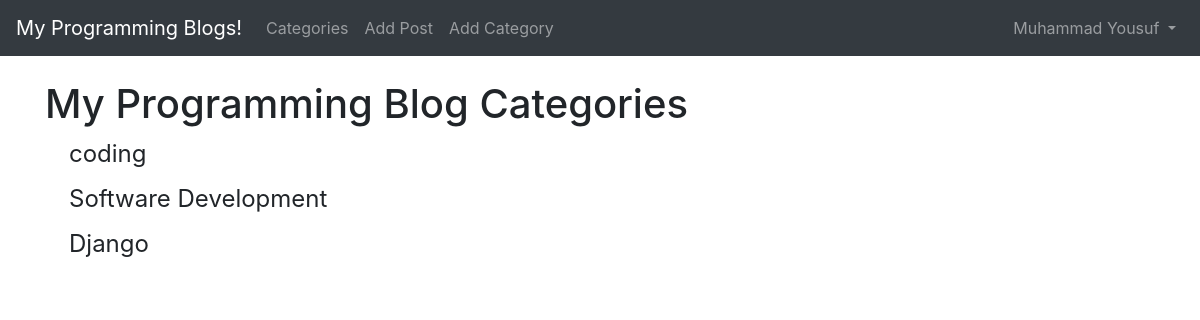
/category-list/ (signed in), run on the app's committed database.
### theblog/models.py (models this page shows, shortened)
class Category(models.Model):
	name = models.CharField(max_length=255)
	def __str__(self):
		return self.name

### theblog/views.py (the view)
# urls.py: path('category-list/', CategoryListView, name='category-list'),
def CategoryListView(request):
	cat_menu_list = Category.objects.all()
	return render(request, 'category_list.html', {'cat_menu_list':cat_menu_list})

### theblog/templates/category_list.html (shortened to what this page needs)
{% extends 'base.html' %}
{% block content %}
	<h1>My Programming Blog Categories</h1>
		{% for item in cat_menu_list %}
           <h4><a class="dropdown-item" href="{% url 'category' item|slugify %}">{{ item }}</a></h4>
        {% endfor %}
{% endblock %}

### theblog/templates/base.html (shortened to what this page needs)
{% load static %}
<!doctype html>
<html lang="en">
  <head>
    <link rel="stylesheet" href="https://stackpath.bootstrapcdn.com/bootstrap/4.4.1/css/bootstrap.min.css">
  </head>
  <body>
    <nav class="navbar navbar-expand-lg navbar-dark bg-dark">
  <a class="navbar-brand" href="{% url 'home' %}">My Programming Blogs!</a>
  <div class="collapse navbar-collapse" id="navbarSupportedContent">
    <ul class="navbar-nav mr-auto">
      {% if cat_menu %}
      <li class="nav-item dropdown">
        <a class="nav-link dropdown-toggle" href="#" id="navbarDropdown" role="button" data-toggle="dropdown" aria-haspopup="true" aria-expanded="false">
          Categories
        </a>
        <div class="dropdown-menu" aria-labelledby="navbarDropdown">
          {% for item in cat_menu %}
           <a class="dropdown-item" href="{% url 'category' item|slugify %}">{{ item }}</a>
          {% endfor %}
        </div>
      </li>
      {% else %}
        <li class="nav-item">
            <a class="nav-link" href="{% url 'category-list' %}">Categories</a>
        </li>
      {% endif %}
      {% if user.is_authenticated %}
        <li class="nav-item">
          <a class="nav-link" href="{% url 'add_post' %}">Add Post</a>
        </li>
        <li class="nav-item">
          <a class="nav-link" href="{% url 'add_category' %}">Add Category</a>
        </li>
      {% endif %}
    </ul>
{% if user.is_authenticated %}
    <ul class="navbar-nav ml-auto">
      <li class="nav-item dropdown">
          <a class="nav-link dropdown-toggle" href="#" id="navbarDropdown" role="button" data-toggle="dropdown" aria-haspopup="true" aria-expanded="false">
            {{ user.first_name }}
            {{ user.last_name }}
          </a>
      </li>
    </ul>
{% endif %}
  </div>
</nav>
    <br/>
    <div class="container">
      {% block content %}
      {% endblock %}
    </div>
  </body>
</html>

### data on the page
Category: name "coding"
Category: name "Software Development"
Category: name "Django"

### other printed values
{{ user.first_name }} "Muhammad"
{{ user.last_name }} "Yousuf"
